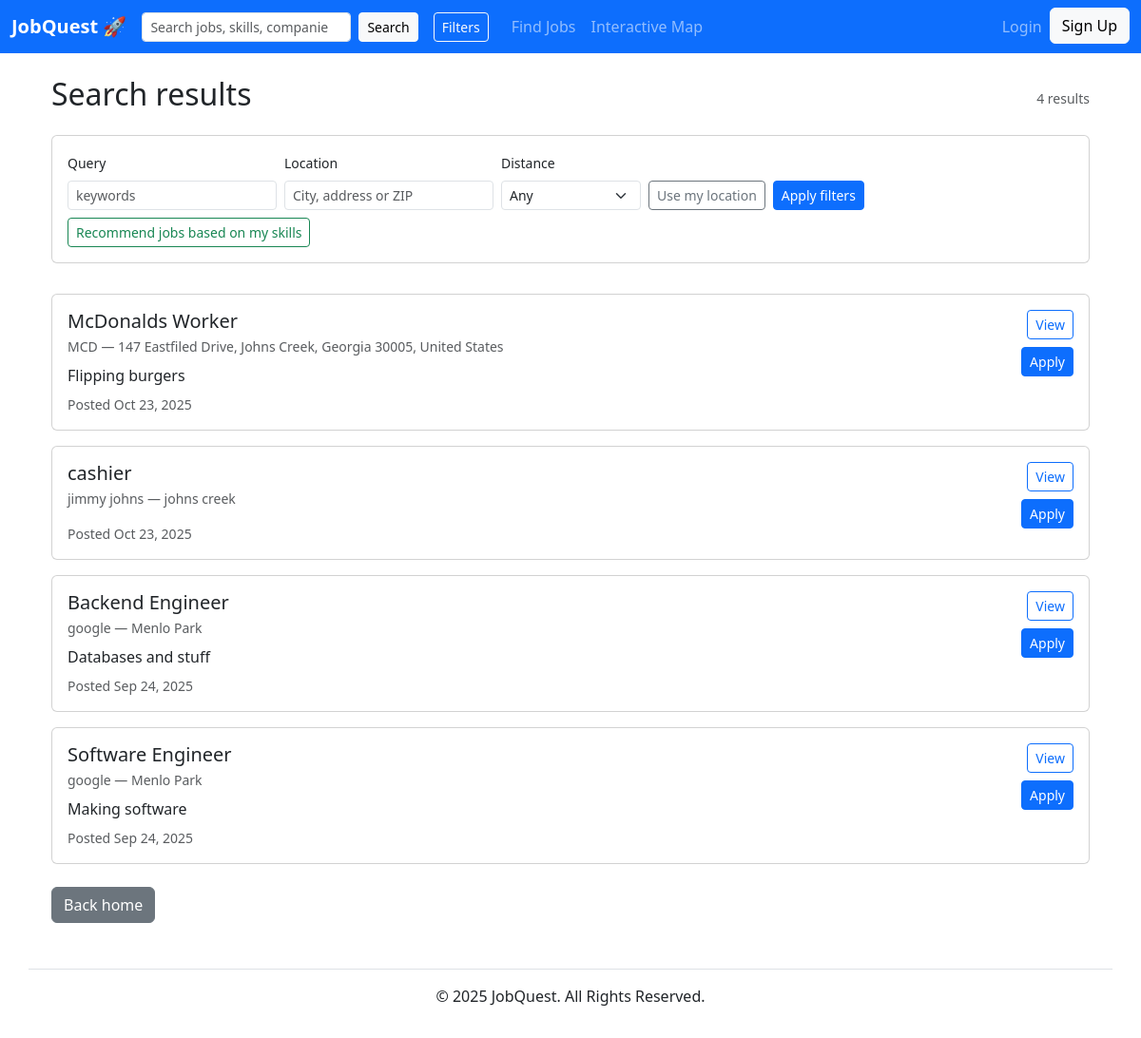
The app's page /search/ with its own data.
### jobs/models.py (models this page shows, shortened)
class Job(models.Model):
	title = models.CharField(max_length=255)
	company = models.CharField(max_length=255, blank=True)
	location = models.CharField(max_length=255, blank=True)
	description = models.TextField(blank=True)
	posted_at = models.DateTimeField(default=timezone.now)
	latitude = models.FloatField(null=True, blank=True)
	longitude = models.FloatField(null=True, blank=True)
	salary_min = models.IntegerField(null=True, blank=True)
	salary_max = models.IntegerField(null=True, blank=True)
	VISA_CHOICES = [
		('none', 'None'),
		('sponsor', 'Sponsorship available'),
	]
	visa_sponsorship = models.CharField(max_length=32, choices=VISA_CHOICES, default='none')
	owner = models.ForeignKey(User, on_delete=models.CASCADE, related_name="jobs", null=True, blank=True)

### jobs/views.py (the view, shortened to what this page needs)
# urls.py: path('', views.search, name='search'),
def search(request):
    q = request.GET.get('q', '').strip()
    location = request.GET.get('location', '').strip()
    salary_min = request.GET.get('salary_min', '')
    salary_max = request.GET.get('salary_max', '')
    work_type = request.GET.get('work_type', '')
    visa = request.GET.get('visa_sponsorship', '')
    qs = Job.objects.all()
    radius = request.GET.get('radius', '').strip()
    lat = request.GET.get('lat', '').strip()
    lon = request.GET.get('lon', '').strip()
    try:
        radius_f = float(radius) if radius != '' else None
        lat_f = float(lat) if lat != '' else None
        lon_f = float(lon) if lon != '' else None
    except (ValueError, TypeError):
        radius_f = lat_f = lon_f = None
    context_jobs = qs
    if radius_f is None:
        if q:
            context_jobs = qs.filter(Q(title__icontains=q) | Q(company__icontains=q)).order_by('-posted_at')
        else:
            context_jobs = qs.order_by('-posted_at')
    context = {
        'q': q,
        'location': location,
        'salary_min': salary_min,
        'salary_max': salary_max,
        'work_type': work_type,
        'visa': visa,
        'jobs': context_jobs,
    }
    return render(request, 'jobs/search_results.html', context)

### accounts/context_processors.py (called while the page is built)
def user_profile(request):
    user = getattr(request, 'user', None)
    profile = None
    if user and user.is_authenticated:
        try:
            profile = user.profile
        except Exception:
            profile = None
    return {'user_profile': profile}

### jobs/templates/jobs/search_results.html (shortened to what this page needs)
{% extends 'base.html' %}
{% block content %}
<div class="container mt-4">
  <div class="d-flex justify-content-between align-items-center">
    <h2>Search results</h2>
    <div class="text-muted small">{{ jobs|length }} results</div>
  </div>
  <div class="card mt-3">
    <div class="card-body">
      <form id="filters-form" method="get" class="row gx-2 gy-2 align-items-end">
        <div class="col-auto">
          <label class="form-label small">Query</label>
          <input type="text" name="q" value="{{ q }}" class="form-control form-control-sm" placeholder="keywords">
        </div>
        <div class="col-auto">
          <label class="form-label small">Location</label>
          <div class="search-container">
            <input id="filter-location" type="text" name="location" value="{{ location }}" class="form-control form-control-sm" placeholder="City, address or ZIP" autocomplete="off">
          </div>
        </div>
        <div class="col-auto">
          <label class="form-label small">Distance</label>
          <select id="filter-radius" name="radius" class="form-select form-select-sm">
            <option value="">Any</option>
          </select>
        </div>
        <div class="col-auto">
          <button id="use-my-location-filter" class="btn btn-outline-secondary btn-sm">Use my location</button>
        </div>
        <div class="col-auto">
          <button type="submit" class="btn btn-primary btn-sm">Apply filters</button>
        </div>
        <div class="col-auto">
          <a href="{% url 'jobs:suggested_jobs' %}" class="btn btn-outline-success btn-sm">Recommend jobs based on my skills</a>
        </div>
      </form>
    </div>
  </div>
  {% if jobs %}
    <div class="row gy-3 mt-3">
      {% for job in jobs %}
        <div class="col-12">
          <div class="card">
            <div class="card-body d-flex justify-content-between align-items-start">
              <div>
                <h5 class="mb-1">{{ job.title }}</h5>
                <div class="text-muted small">{{ job.company }} — {{ job.location }}</div>
                <p class="mt-2 mb-0 text-truncate" style="max-height:3.6em; overflow:hidden;">{{ job.description }}</p>
                <div class="text-muted small mt-2">Posted {{ job.posted_at|date:"M d, Y" }}</div>
              </div>
              <div class="ms-3 d-flex flex-column align-items-end">
                <a href="{% url 'jobs:job_detail' job.pk %}" class="btn btn-outline-primary btn-sm mb-2">View</a>
                <a href="{% url 'jobs:apply' job.pk %}" class="btn btn-primary btn-sm">Apply</a>
              </div>
            </div>
          </div>
        </div>
      {% endfor %}
    </div>
  {% else %}
    <p class="text-muted mt-3">No jobs found matching your filters.</p>
  {% endif %}
  <div class="mt-4">
    <a href="/" class="btn btn-secondary">Back home</a>
  </div>
</div>
{% endblock %}

### jobs/templates/jobs/search_results.html (style rules this page uses)
.search-container { position: relative; }

### records on screen
Job: title "McDonalds Worker", company "MCD", location "147 Eastfiled Drive, Johns Creek, Georgia 30005, United States", description "Flipping burgers", posted_at "Oct 23, 2025"
Job: title "cashier", company "jimmy johns", location "johns creek", posted_at "Oct 23, 2025"
Job: title "Backend Engineer", company "google", location "Menlo Park", description "Databases and stuff", posted_at "Sep 24, 2025"
Job: title "Software Engineer", company "google", location "Menlo Park", description "Making software", posted_at "Sep 24, 2025"

### other values on screen
{{ jobs|length }} "4"
